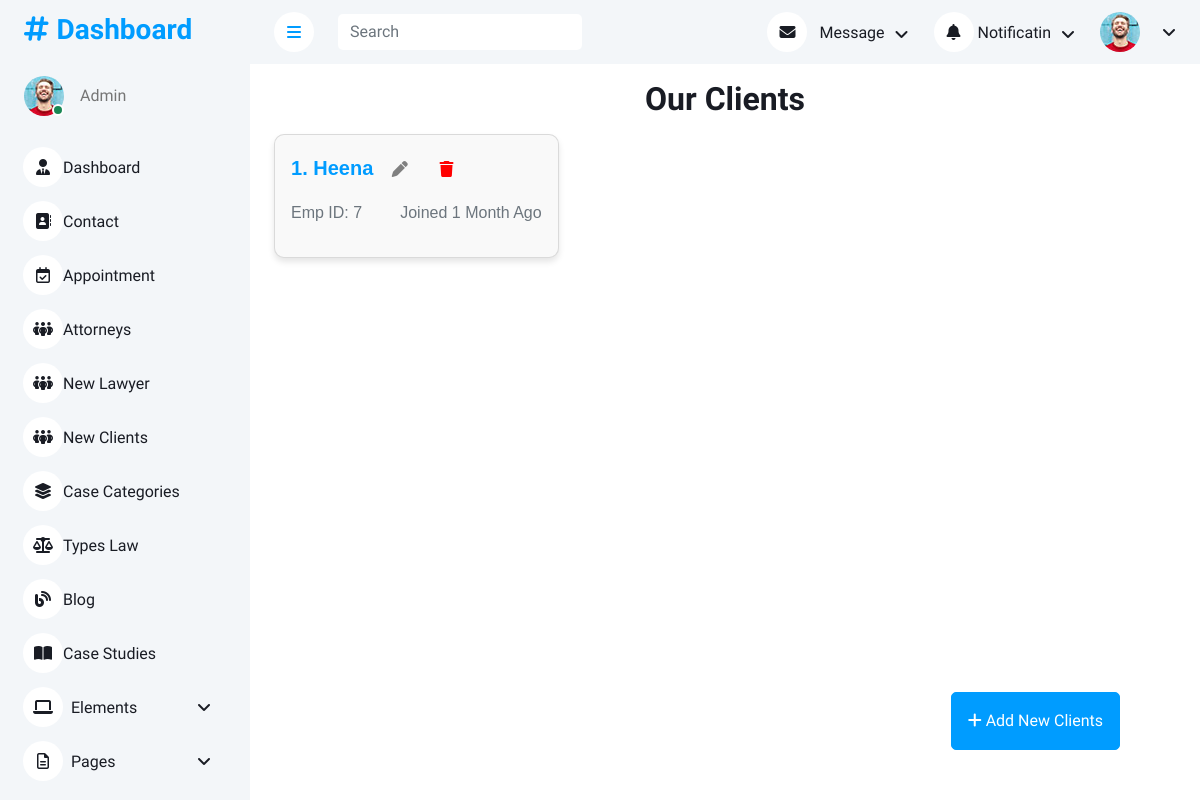
The app's page /adminapp/clients, older data.
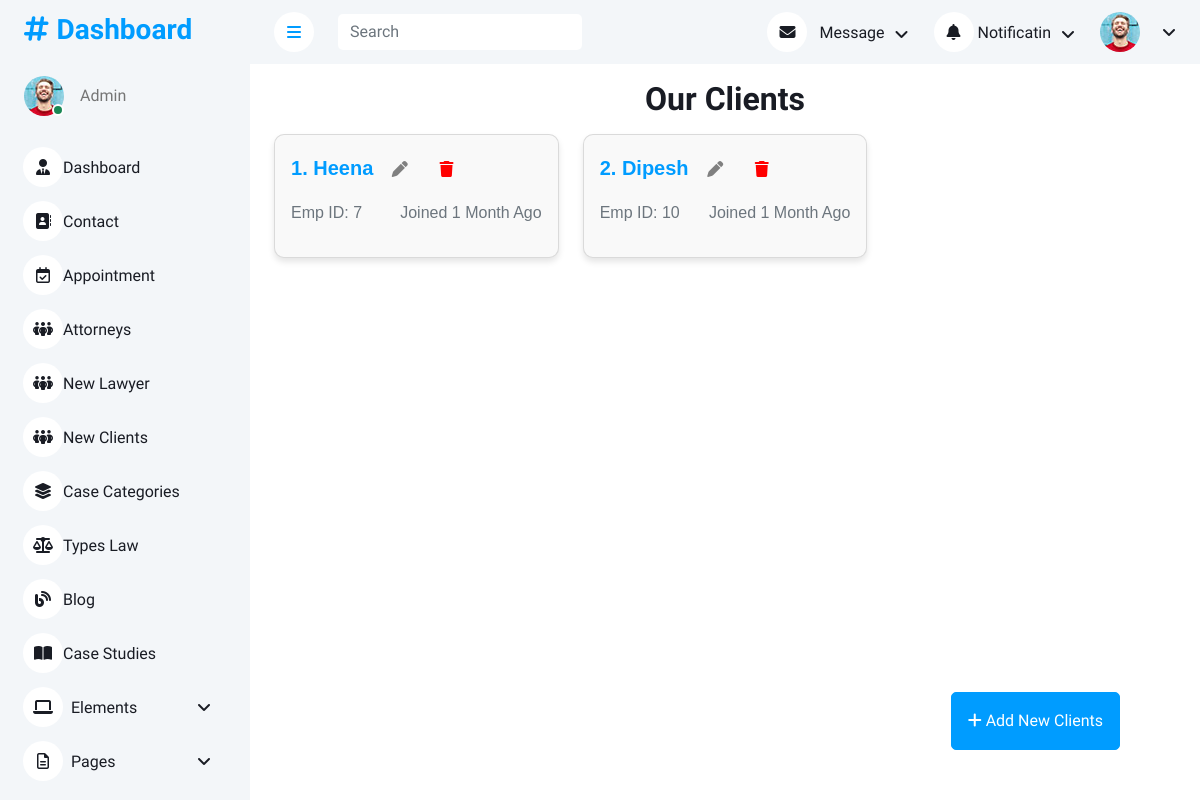
The same page, newer data.
### clientapp/models.py (models this page shows, shortened)
class clients(models.Model):
    name = models.CharField(max_length=50)
    email = models.EmailField()
    lid = models.ForeignKey(lawyer,models.CASCADE)
    password = models.CharField(max_length=50)

### adminapp/views.py (the view)
# urls.py: path('clients', views.client, name='clients'),
def client(request):
    data = clients.objects.all()
    return render(request,'adminapp/clients.html',{"data":data})

### templates/adminapp/clients.html (shortened to what this page needs)
<!DOCTYPE html>
{% load static %}
<html lang="en">
<head>
    <link href="https://cdnjs.cloudflare.com/ajax/libs/font-awesome/6.7.2/css/all.min.css" rel="stylesheet">
    <link href="https://cdn.jsdelivr.net/npm/bootstrap-icons@1.4.1/font/bootstrap-icons.css" rel="stylesheet">
    <link href="{% static 'adminapp/lib/owlcarousel/assets/owl.carousel.min.css' %}" rel="stylesheet">
    <link href="{% static 'adminapp/lib/tempusdominus/css/tempusdominus-bootstrap-4.min.css' %}" rel="stylesheet">
    <link href="{% static 'adminapp/css/bootstrap.min.css' %}" rel="stylesheet">
    <link href="{% static 'adminapp/css/style.css' %}" rel="stylesheet">
</head>
<body>
    <div class="container-xxl position-relative bg-white d-flex p-0">
        {% include 'adminapp/sidebar.html' %}
        <div class="content">
            {% include 'adminapp/navbar.html' %}
            <h2 class="text-center mt-3 mb-3">Our Clients  </h2>
            <div class="container-fluid px-4">
                <div class="row row-cols-1 row-cols-md-2 row-cols-lg-3 g-4">
                    {% for i in data %}
                    <div class="col">
                        <div class="card h-100" style="font-family: Arial, sans-serif; border-radius: 10px; box-shadow: 0 4px 6px rgba(0,0,0,0.1); background: #f9f9f9;">
                            <div class="card-body">
                                <a href="add_or_edit_client/{{i.id}}" class="text-decoration-none">
                                    <h5 class="card-title text-dark mb-3">
                                        {{ forloop.counter }}. {{ i.name }}
                                        <span class="float-end">
                                            <a href="add_or_edit_client/{{i.id}}" class="btn btn-link">
                                                <i class="fa-solid fa-pen" style="color:grey;"></i>
                                            </a>
                                            <a href="#" class="btn btn-link" data-bs-toggle="modal" data-bs-target="#deletePopup"
                                                onclick="setDeleteId('{{ i.id }}')">
                                                <i class="fa-solid fa-trash" style="color:red;"></i>
                                            </a>
                                        </span>
                                    </h5>
                                </a>
                                <div class="d-flex justify-content-between mb-3">
                                    <span class="text-muted">Emp ID: {{i.id}}</span>
                                    <span class="text-muted">Joined 1 Month Ago</span>
                                </div>
                            </div>
                        </div>
                    </div>
                    {% endfor %}
                </div>
            </div>
            <a class="btn btn-primary circle py-3 px-3" style="position: fixed; bottom: 50px; right: 80px; z-index: 1030;" href="/adminapp/add_client"><i class="fa-solid fa-plus fa-beat"></i>
                Add New Clients
            </a>
        </div>
    </div>
</body>
</html>

Row changes from the older to the newer data that the page shows:
added clients: name "Dipesh", id "10"
